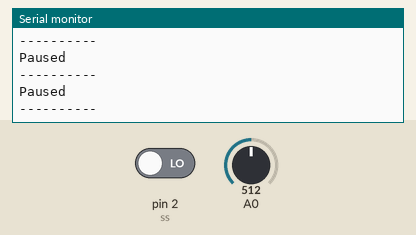
A sketch run on a simulated Arduino Uno, built with avr-gcc and run on an emulated ATmega328P. Shown: the last lines printed to the serial monitor. Inputs (shaded band) come from the test bench; at power-on: pin 2 (ss) LOW, A0 = 512.

Above: at 10.8 s.
10.9 s: pin 2 (ss) driven HIGH
16.9 s: A0 set to 716
At 20.5 s:
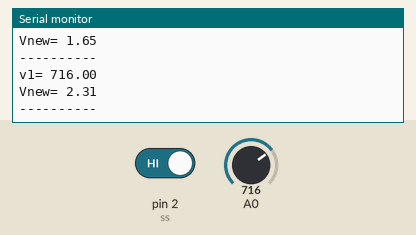
22.9 s: A0 set to 900
At 25.5 s:
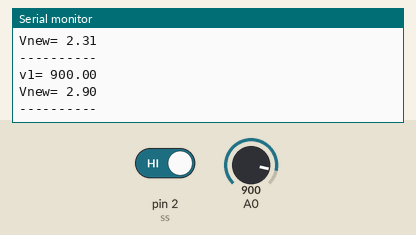
Timing chart, 0 to 27.0 s (numbered marks = the images above; inputs shaded):
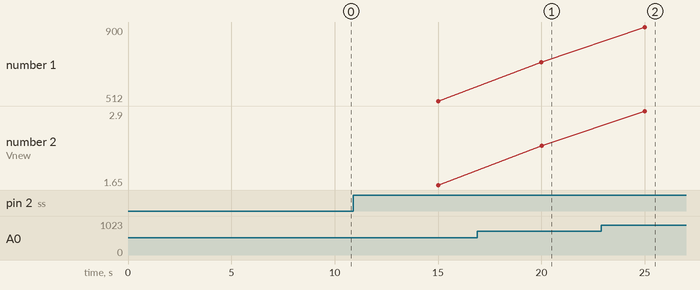

The sketch:

sketch_jun28a_ohm_meter_2.ino
```cpp
//#define V 3.3
const int ss = 2;

void setup() {
  pinMode(A0,INPUT);
  pinMode(2,INPUT);
  Serial.begin(9600);
}


void loop() {
  float V = 3.3;
  if(digitalRead(ss) == 1)
  {
 // float r2 = 220,r1;
  float v1 = analogRead(A0), vnew;
  vnew = (v1/1024) * V;
 // r1 = (vnew*r2)/(V-vnew);
  Serial.print("v1= "); Serial.println(v1);
  Serial.print("Vnew= "); Serial.println(vnew);
 // Serial.print("R2= "); Serial.println(r2);
 // Serial.print("R1= "); Serial.println(r1);
  Serial.println("----------");
  delay(5000);
  }
  else
  {
    Serial.println("Paused");
    Serial.println("----------");
    delay(5000);
  }
}
```

Measured:
- after the input at 16.9 s, the serial monitor: prints a new line after 3.1 s (image 1)
- after the input at 22.9 s, the serial monitor: prints a new line after 2.1 s (image 2)
- plotted number 1: 512 → 716 after the input at 16.9 s, 716 → 900 after the input at 22.9 s
- plotted number 2: 1.65 → 2.31 after the input at 16.9 s, 2.31 → 2.9 after the input at 22.9 s
